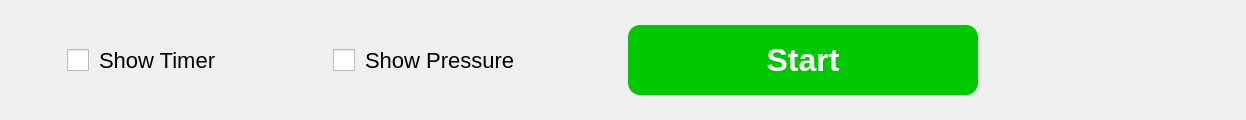
      <widget class="QGroupBox" name="start_group_box">
       <property name="geometry">
        <rect>
         <x>0</x>
         <y>528</y>
         <width>1246</width>
         <height>120</height>
        </rect>
       </property>
       <property name="sizePolicy">
        <sizepolicy hsizetype="MinimumExpanding" vsizetype="MinimumExpanding">
         <horstretch>0</horstretch>
         <verstretch>0</verstretch>
        </sizepolicy>
       </property>
       <property name="minimumSize">
        <size>
         <width>720</width>
         <height>0</height>
        </size>
       </property>
       <property name="maximumSize">
        <size>
         <width>1246</width>
         <height>120</height>
        </size>
       </property>
       <property name="layoutDirection">
        <enum>Qt::LeftToRight</enum>
       </property>
       <property name="styleSheet">
        <string notr="true">border:none;
padding:5px;</string>
       </property>
       <property name="title">
        <string/>
       </property>
       <layout class="QHBoxLayout" name="horizontalLayout_4">
        <property name="spacing">
         <number>50</number>
        </property>
        <property name="leftMargin">
         <number>0</number>
        </property>
        <property name="topMargin">
         <number>0</number>
        </property>
        <property name="rightMargin">
         <number>0</number>
        </property>
        <property name="bottomMargin">
         <number>0</number>
        </property>
        <item>
         <spacer name="horizontalSpacer_12">
          <property name="orientation">
           <enum>Qt::Horizontal</enum>
          </property>
          <property name="sizeHint" stdset="0">
           <size>
            <width>40</width>
            <height>20</height>
           </size>
          </property>
         </spacer>
        </item>
        <item alignment="Qt::AlignHCenter">
         <widget class="QCheckBox" name="checkbox_timer">
          <property name="maximumSize">
           <size>
            <width>250</width>
            <height>120</height>
           </size>
          </property>
          <property name="styleSheet">
           <string notr="true">

    QCheckBox {
        spacing: 10px;
        font-size: 22px;
    }

    QCheckBox::indicator {
        width: 22px;
        height: 22px;
    }
</string>
          </property>
          <property name="text">
           <string>Show Timer</string>
          </property>
         </widget>
        </item>
        <item>
         <spacer name="horizontalSpacer_11">
          <property name="orientation">
           <enum>Qt::Horizontal</enum>
          </property>
          <property name="sizeHint" stdset="0">
           <size>
            <width>40</width>
            <height>20</height>
           </size>
          </property>
         </spacer>
        </item>
        <item>
         <widget class="QCheckBox" name="checkBox_showPressure">
          <property name="maximumSize">
           <size>
            <width>200</width>
            <height>120</height>
           </size>
          </property>
          <property name="styleSheet">
           <string notr="true">

    QCheckBox {
        spacing: 10px;
        font-size: 22px;
    }

    QCheckBox::indicator {
        width: 22px;
        height: 22px;
    }
</string>
          </property>
          <property name="text">
           <string>Show Pressure</string>
          </property>
         </widget>
        </item>
        <item>
         <spacer name="horizontalSpacer_13">
          <property name="orientation">
           <enum>Qt::Horizontal</enum>
          </property>
          <property name="sizeHint" stdset="0">
           <size>
            <width>40</width>
            <height>20</height>
           </size>
          </property>
         </spacer>
        </item>
        <item>
         <widget class="QPushButton" name="push_button_start">
          <property name="sizePolicy">
           <sizepolicy hsizetype="MinimumExpanding" vsizetype="Preferred">
            <horstretch>0</horstretch>
            <verstretch>0</verstretch>
           </sizepolicy>
          </property>
          <property name="minimumSize">
           <size>
            <width>350</width>
            <height>70</height>
           </size>
          </property>
          <property name="maximumSize">
           <size>
            <width>375</width>
            <height>70</height>
           </size>
          </property>
          <property name="styleSheet">
           <string notr="true"> background-color: rgb(0, 200, 0);
                                                color: white;
                                                border: none;
                                                text-decoration:bold;

                                                font-size: 32px;
                                                font-weight:bold;
                                                border-radius: 12px;</string>
          </property>
          <property name="text">
           <string>Start</string>
          </property>
         </widget>
        </item>
        <item>
         <spacer name="horizontalSpacer_15">
          <property name="orientation">
           <enum>Qt::Horizontal</enum>
          </property>
          <property name="sizeHint" stdset="0">
           <size>
            <width>40</width>
            <height>20</height>
           </size>
          </property>
         </spacer>
        </item>
        <item alignment="Qt::AlignHCenter">
         <widget class="QLabel" name="label_3">
          <property name="minimumSize">
           <size>
            <width>100</width>
            <height>40</height>
           </size>
          </property>
          <property name="maximumSize">
           <size>
            <width>120</width>
            <height>80</height>
           </size>
          </property>
          <property name="styleSheet">
           <string notr="true">margin-right:20px;</string>
          </property>
          <property name="text">
           <string/>
          </property>
          <property name="pixmap">
           <pixmap>images/buttons/restart.png</pixmap>
          </property>
          <property name="scaledContents">
           <bool>true</bool>
          </property>
          <property name="margin">
           <number>5</number>
          </property>
         </widget>
        </item>
        <item>
         <spacer name="horizontalSpacer_14">
          <property name="orientation">
           <enum>Qt::Horizontal</enum>
          </property>
          <property name="sizeHint" stdset="0">
           <size>
            <width>40</width>
            <height>20</height>
           </size>
          </property>
         </spacer>
        </item>
       </layout>
      </widget>
